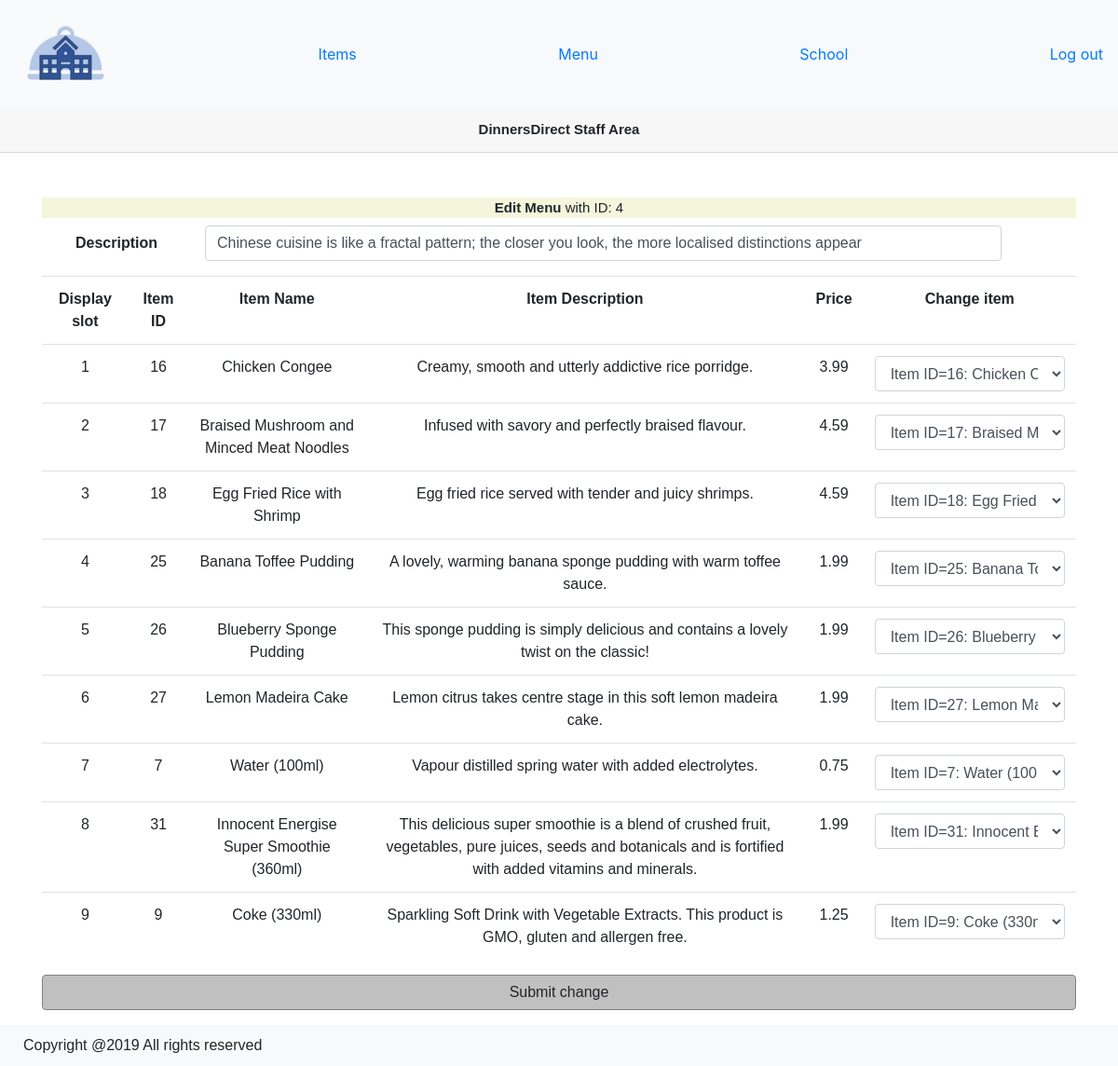
Page /public/staff/menu_edit.php?id=4 (signed in) on the committed database.
### tables this page shows
CREATE TABLE list_of_menus (
                      menu_id int(10) UNSIGNED NOT NULL AUTO_INCREMENT,
                      menu_name varchar(100) NOT NULL,
                      menu_description text NOT NULL,
                      visibility smallint default 1,
                      last_update TIMESTAMP NOT NULL DEFAULT CURRENT_TIMESTAMP ON UPDATE CURRENT_TIMESTAMP,
                      PRIMARY KEY (menu_id)
);

CREATE TABLE display_menu (
  menu_id int(10) UNSIGNED NOT NULL,
  display_id int(10) UNSIGNED NOT NULL,
  item_id int(10) UNSIGNED NOT NULL,
  last_update TIMESTAMP NOT NULL DEFAULT CURRENT_TIMESTAMP  ON UPDATE CURRENT_TIMESTAMP,
  PRIMARY KEY(menu_id, display_id, item_id),
  FOREIGN KEY(menu_id) REFERENCES list_of_menus(menu_id) ON DELETE RESTRICT ON UPDATE CASCADE,
  FOREIGN KEY(item_id) REFERENCES item(item_id) ON DELETE RESTRICT ON UPDATE CASCADE
);

CREATE TABLE item (
  item_id int(10) UNSIGNED NOT NULL AUTO_INCREMENT,
  item_image text NOT NULL,
  item_name text NOT NULL,
  item_price double(10,2) UNSIGNED NOT NULL,
  item_description text NOT NULL,
  last_update TIMESTAMP NOT NULL DEFAULT CURRENT_TIMESTAMP  ON UPDATE CURRENT_TIMESTAMP,
  PRIMARY KEY(item_id)
);

### private/functions.php (called while the page is built, shortened)
<?php
function test_input($user_input) {
    $user_input = trim($user_input);
    $user_input = stripslashes($user_input);
    $user_input = htmlspecialchars($user_input);
    return $user_input;
};
function get_all($db, $table_name) {
    $query = "SELECT * FROM $table_name";
    $data = mysqli_query($db, $query);
    return $data;
}
function get_specific_data ($db, $specific_field, $user_input, $table_name, $field_name) {
    $user_input = test_input($user_input);
    $query = "SELECT $specific_field FROM $table_name WHERE $field_name = '$user_input'";
    $result = mysqli_query($db, $query);
    if (mysqli_num_rows($result) == 1) {
        $data = mysqli_fetch_assoc($result);
    }
    elseif (mysqli_num_rows($result) > 1){
        $data = convert_sql_result_to_array($result);
    } else {
        $data = false;
    }
    return $data;
}
function get_data($db, $user_input, $table_name, $field_name) {
    $data = get_specific_data($db, '*', $user_input, $table_name, $field_name);
    return $data;
}
function get_menu ($db, $menu_id) {
    $query = "SELECT * FROM display_menu JOIN item USING (item_id) WHERE menu_id = '$menu_id'";
    $result = mysqli_query($db, $query);
    $data = [];
    while($row = mysqli_fetch_assoc($result)) {
        array_push($data,$row);
    }
    return $data;
}
?>

### public/staff/menu_edit.php (the view, shortened to what this page needs)
<?php require_once($_SERVER['DOCUMENT_ROOT'] . "/COMP0034_GroupK/private/initialize.php"); ?>
<?php
if (!isset($_SESSION["staff_credential"])) {
    redirect_to(url_for('/staff/index.php'));
}else {require_once('staff_header.php');
$menu_id = test_input($_GET['id'] ?? '1');
$menu_info = get_data($db, $menu_id, 'list_of_menus', 'menu_id');
$menu_data = get_menu($db, $menu_id);
$all_items_sql = get_all($db, 'item');
$all_items = array();
while($item = mysqli_fetch_assoc($all_items_sql)) {
    array_push($all_items,$item);
}
?>
<div class="container text-center">
    <header><strong>Edit Menu</strong> with ID: <?php echo $menu_id;?></header>
    <form method="post" action="">
        <div class="form-group row">
            <label class="col-md-2 col-form-label"><strong>Description</strong></label>
            <input name="menu_description" id="menu_description" type="text" class="form-control col-md-9" value="<?php echo $menu_info['menu_description'];?>">
        </div>
        <table class="table table-responsive">
            <tr>
                <th class='font-weight-bolder'>Display slot</th>
                <th class='font-weight-bolder'>Item ID</th>
                <th class='font-weight-bolder'>Item Name</th>
                <th class='font-weight-bolder'>Item Description</th>
                <th class='font-weight-bolder'>Price</th>
                <th class='font-weight-bolder'>Change item</th>
            </tr>
            <?php for ($i = 0; $i < count($menu_data); $i++) {?>
                <tr>
                    <td><?php echo $menu_data[$i]['display_id'];?></td>
                    <td><?php echo $menu_data[$i]['item_id'];?></td>
                    <td><?php echo $menu_data[$i]['item_name'];?></td>
                    <td><?php echo $menu_data[$i]['item_description'];?></td>
                    <td><?php echo $menu_data[$i]['item_price'];?></td>
                    <td>
                        <select  name="display_slot<?php echo $menu_data[$i]['display_id'];?>" class="form-control">
                            <?php for($j = 0; $j < count($all_items); $j++) {
                                if($all_items[$j]['item_id'] == $menu_data[$i]['item_id']) {?>
                                    <option selected="selected" value="<?php echo $all_items[$j]['item_id'];?>"><?php echo "Item ID=" . $all_items[$j]['item_id'] . ": " . $all_items[$j]['item_name'];?></option>
                                <?php }else { ?>
                                    <option value="<?php echo $all_items[$j]['item_id'];?>"><?php echo "Item ID=" . $all_items[$j]['item_id'] . ": " . $all_items[$j]['item_name'];?></option>
                                <?php } ?>
                            <?php }?>
                        </select>
                    </td>
                </tr>
            <?php }?>
        </table>
        <div class="form-group">
            <button class="btn-block button2" type="submit">Submit change</button>
        </div>
    </form>
</div>
<?php require_once('staff_footer.php');}?>

### public/stylesheets/dinnersDirect.css (style rules this page uses)
header { background-color: beige; font-size: 15px; font-family: helvetica; }
.button2 { font-weight: 400; color: #212529; text-align: center; vertical-align: middle; -webkit-user-select: none; -moz-user-select: none; -ms-user-select: none; user-select: none; padding: 0.375rem 0.75rem; font-size: 1rem; line-height: 1.5; border-radius: 0.25rem; transition: color 0.15s ease-in-out, background-color 0.15s ease-in-out, border-color 0.15s ease-in-out, box-shadow 0.15s ease-in-out; background-color: silver; border: 1px solid grey; }
body { min-height: 100%; }
h1, h5, .container, .container-fluid, label { font-family: Helvetica !important; }

### rows in the picture
list_of_menus: menu_description "Chinese cuisine is like a fractal pattern; the closer you look, the more localised distinctions appear"
display_menu: display "1", item "16", item.item_name "Chicken Congee", item.item_description "Creamy, smooth and utterly addictive rice porridge.", item.item_price "3.99", item+display "Item ID=16: Chicken Congee"
display_menu: display "2", item "17", item.item_name "Braised Mushroom and Minced Meat Noodles", item.item_description "Infused with savory and perfectly braised flavour.", item.item_price "4.59", item+display "Item ID=17: Braised Mushroom and Minced Meat Noodles"
display_menu: display "3", item "18", item.item_name "Egg Fried Rice with Shrimp", item.item_description "Egg fried rice served with tender and juicy shrimps.", item.item_price "4.59", item+display "Item ID=18: Egg Fried Rice with Shrimp"
display_menu: display "4", item "25", item.item_name "Banana Toffee Pudding", item.item_description "A lovely, warming banana sponge pudding with warm toffee sauce.", item.item_price "1.99", item+display "Item ID=25: Banana Toffee Pudding"
display_menu: display "5", item "26", item.item_name "Blueberry Sponge Pudding", item.item_description "This sponge pudding is simply delicious and contains a lovely twist on the classic!", item.item_price "1.99", item+display "Item ID=26: Blueberry Sponge Pudding"
display_menu: display "6", item "27", item.item_name "Lemon Madeira Cake", item.item_description "Lemon citrus takes centre stage in this soft lemon madeira cake.", item.item_price "1.99", item+display "Item ID=27: Lemon Madeira Cake"
display_menu: display "7", item "7", item.item_name "Water (100ml)", item.item_description "Vapour distilled spring water with added electrolytes.", item.item_price "0.75", item+display "Item ID=7: Water (100ml)"
display_menu: display "8", item "31", item.item_name "Innocent Energise Super Smoothie (360ml)", item.item_description "This delicious super smoothie is a blend of crushed fruit, vegetables, pure juices, seeds and botanicals and is fortified with added vitamins and minerals.", item.item_price "1.99", item+display "Item ID=31: Innocent Energise Super Smoothie (360ml)"
display_menu: display "9", item "9", item.item_name "Coke (330ml)", item.item_description "Sparkling Soft Drink with Vegetable Extracts. This product is GMO, gluten and allergen free.", item.item_price "1.25", item+display "Item ID=9: Coke (330ml)"

### other values in the picture
$menu_id "4"
